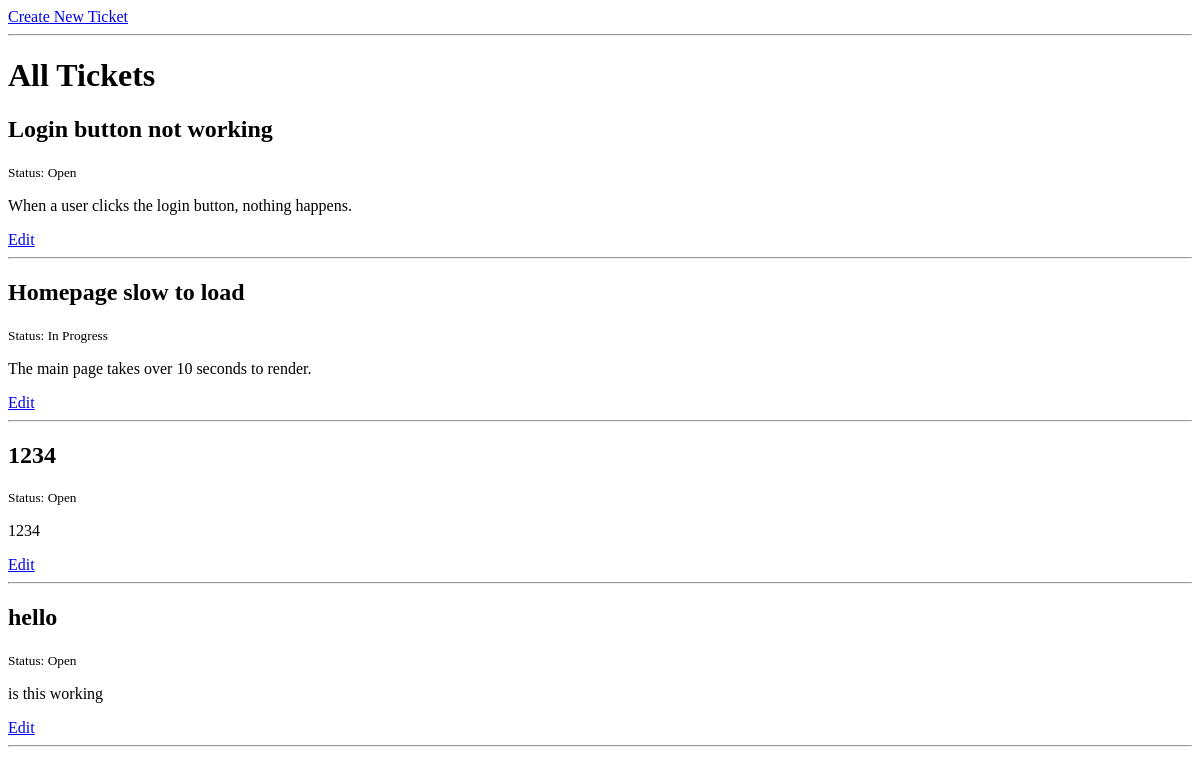
Before: / with the older database file.
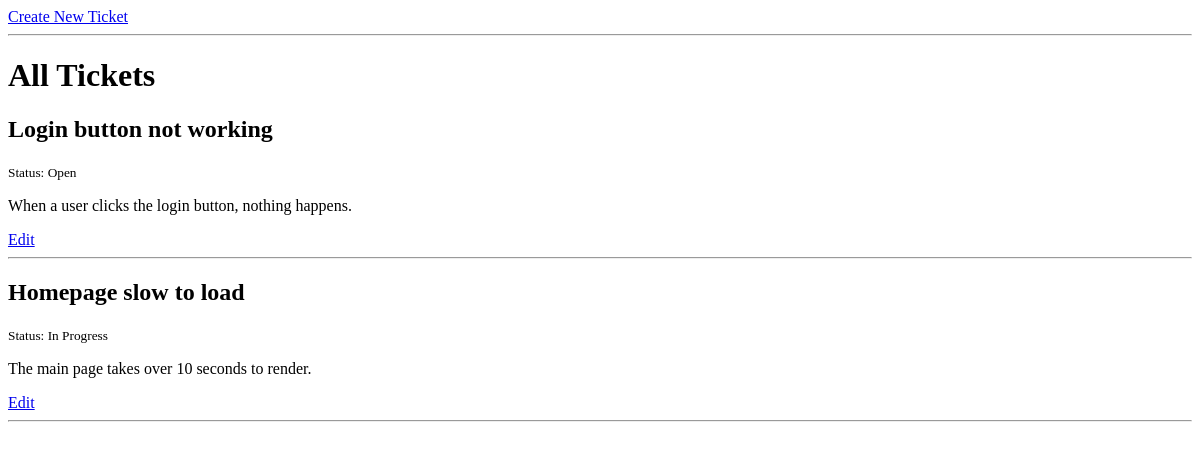
After: the same page with the newer database file.
### tables this page shows
CREATE TABLE tickets (
    id INTEGER PRIMARY KEY AUTOINCREMENT,
    created TIMESTAMP NOT NULL DEFAULT CURRENT_TIMESTAMP,
    title TEXT NOT NULL,
    description TEXT NOT NULL,
    status TEXT NOT NULL
);

### app.py (the view)
@app.route('/')
def index():
    conn = get_db_connection()
    tickets = conn.execute('SELECT * FROM tickets').fetchall()
    conn.close()
    return render_template('index.html', tickets=tickets)

### app.py (called while the page is built)
def get_db_connection():
    conn = sqlite3.connect('database.db')
    conn.row_factory = sqlite3.Row
    return conn

### templates/index.html (shortened to what this page needs)
<!DOCTYPE html>
<html lang="en">
    <head>
    </head>
    <body>
        <a href="{{ url_for('create')  }}">Create New Ticket</a>
        <hr>
        <h1>All Tickets</h1>
        {% for ticket in tickets %}
        <div>
            <h2>{{ ticket.title }}</h2>
            <p><small>Status: {{ ticket.status }}</small></p>
            <p>{{ ticket.description }}</p>
            <a href="{{  url_for('edit', id=ticket.id) }}">Edit</a>
        </div>
        <hr>
        {% endfor %}
    </body>
</html>

Changed rows visible on the page:
removed tickets: title "1234", status "Open", description "1234"
removed tickets: title "hello", status "Open", description "is this working"
